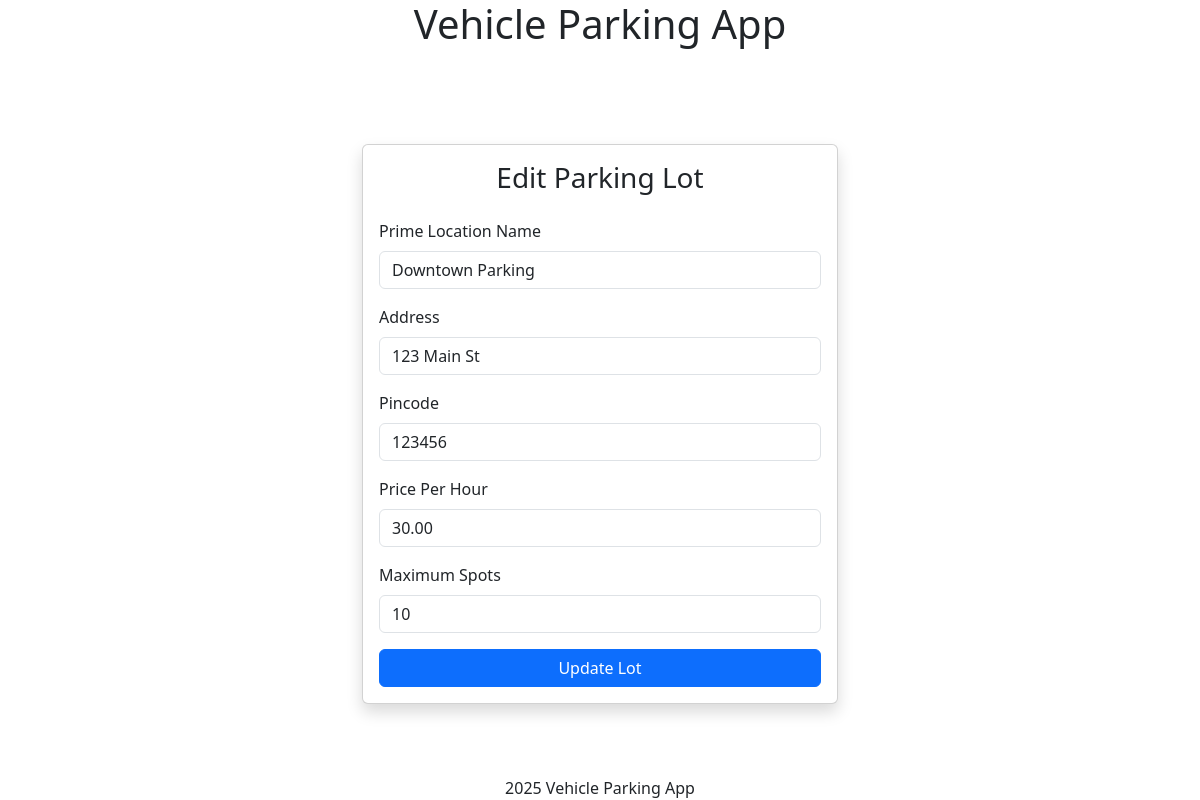
The app's page /admin/edit_parking_lot/1 (signed in) with its own data.
### models/models.py (models this page shows, shortened)
class ParkingLot(db.Model):
    id = db.Column(db.Integer, primary_key=True)
    prime_location_name = db.Column(db.String(255), nullable=False)
    price = db.Column(db.Numeric(10, 2), nullable=False)
    address = db.Column(db.Text, nullable=False)
    pin_code = db.Column(db.String(10), nullable=False)
    maximum_number_of_spots = db.Column(db.Integer, nullable=False)
    spots = db.relationship('ParkingSpot', backref='lot', lazy=True,
                          cascade='all, delete-orphan')

### controllers/admin_controllers.py (the view, shortened to what this page needs)
@app.route("/admin/edit_parking_lot/<int:lot_id>", methods=['GET', 'POST'])
@admin_required
def edit_parking_lot(lot_id):
    lot = ParkingLot.query.get_or_404(lot_id)
    return render_template('admin/parking/edit_lot.html', lot=lot)

### app.py (called while the page is built)
def create_app():
    app = Flask(__name__)
    app.config.from_object(LocalDevelopmentConfig)
    db.init_app(app)
    login_manager = LoginManager()
    login_manager.init_app(app)
    from models.models import User
    @login_manager.user_loader
    def load_user(user_id):
        return User.query.get(int(user_id))
    app.app_context().push()
    return app

### controllers/admin_controllers.py (called while the page is built)
def admin_required(f):
    @wraps(f)
    def decorated_function(*args, **kwargs):
        if not current_user.is_authenticated:
            flash('Please login to access this page.', 'warning')
            return redirect(url_for('login'))
        if not current_user.is_admin:
            flash('This page is only accessible to administrators.', 'warning')
            return redirect(url_for('user_dashboard'))
        return f(*args, **kwargs)
    return decorated_function

### templates/admin/parking/edit_lot.html (shortened to what this page needs)
{% extends "layout.html" %}
{% block content %}
<div class="container" style="max-width: 500px;">
    <div class="card shadow">
        <div class="card-body">
            <h3 class="card-title text-center mb-4">Edit Parking Lot</h3>
            <form method="post" autocomplete="off">
                <div class="mb-3">
                    <label for="prime_location_name" class="form-label">Prime Location Name</label>
                    <input type="text" class="form-control" id="prime_location_name" name="prime_location_name" value="{{ lot.prime_location_name }}" required>
                </div>
                <div class="mb-3">
                    <label for="address" class="form-label">Address</label>
                    <input type="text" class="form-control" id="address" name="address" value="{{ lot.address }}" required>
                </div>
                <div class="mb-3">
                    <label for="pin_code" class="form-label">Pincode</label>
                    <input type="text" class="form-control" id="pin_code" name="pin_code" value="{{ lot.pin_code }}" required pattern="\d{6}" maxlength="6">
                </div>
                <div class="mb-3">
                    <label for="price" class="form-label">Price Per Hour</label>
                    <input type="number" step="0.01" class="form-control" id="price" name="price" value="{{ lot.price }}" required>
                </div>
                <div class="mb-3">
                    <label for="maximum_number_of_spots" class="form-label">Maximum Spots</label>
                    <input type="number" class="form-control" id="maximum_number_of_spots" name="maximum_number_of_spots" value="{{ lot.maximum_number_of_spots }}" required>
                </div>
                <div class="d-grid">
                    <button type="submit" class="btn btn-primary">Update Lot</button>
                </div>
            </form>
        </div>
    </div>
</div>
{% endblock %}

### static/styles.css (style rules this page uses)
html, body { height: 100%; width: 100vw; margin: 0; padding: 0; overflow: hidden; }
body { min-height: 100vh; min-width: 100vw; box-sizing: border-box; display: flex; flex-direction: column; }

### records on screen
ParkingLot: prime_location_name "Downtown Parking", address "123 Main St", pin_code "123456", price "30.00", maximum_number_of_spots "10"
